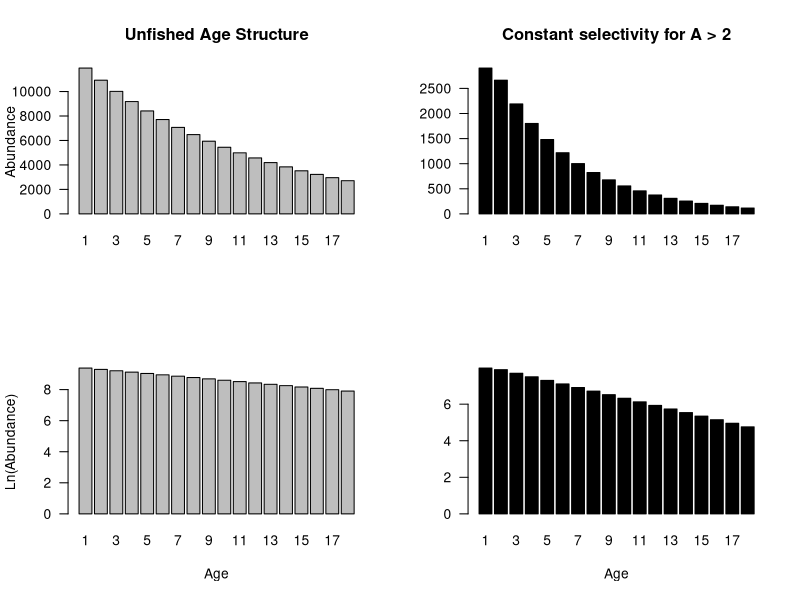
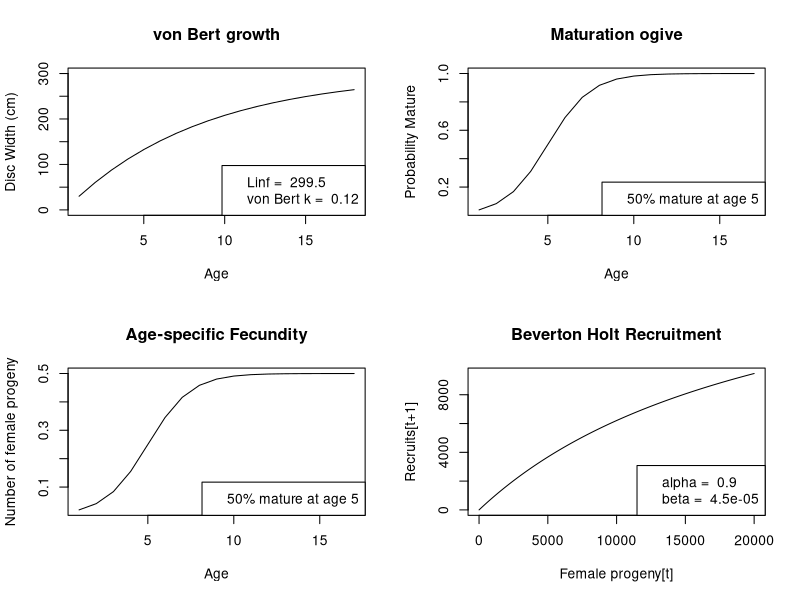

These charts were generated, in order, by the following R code:
##Author: Holly K. Kindsvater, 2016

    
#Model parameters:
Npop=100  #initial pop size (not important)
Tmax=500 #max years
Tfishing=200 #start fishing
Trecovery=400 #stop fishing 
  
    #Life history parameters      	
   recruitsize=30
    Amax=18 #max age
 	amat=5 #age at maturation - this varies depending on the matration function chosen
	Linf=299.5 #max size
	 fishingsize = .75*Linf #size-selective fishery threshold size 
        
       k=.12   # Growth function param	 	 
	   v = 50 #mass-at-size coef
	    wexp = 3  #mass-at-size exp
	    h=1 #sperm fertilization effectiveness
 	    N0 = 20000       
  	    alpha = .9  	
  	    q=.8 #maturation ogive steepness (1 = very steep)
  
   mu_f=0.109 #fishing mortality
     natmort=0.087
 
      
    
    #set up vectors and matrices
pmat=rep(0, Amax) 
select=rep(0, Amax)
pups=rep(0, Amax)
mu=rep(0, Amax)
N=matrix(nrow=Amax, ncol=Tmax, data=0)
 
W=matrix(nrow=Amax, ncol=1, data=1)
L=matrix(nrow=Amax, ncol=1, data=1)
mu=matrix(nrow=Amax, ncol=1, data=0)
E=matrix(nrow=Amax, ncol=Tmax, data=0)
S=matrix(nrow=1, ncol=Tmax, data=0)
P=matrix(nrow=1, ncol=Tmax)
B=matrix(nrow=1, ncol=Tmax)
 
 
  
 N[, 1]=Npop #initial population size
L[1]=recruitsize #larval size at recruitment (birth)
   
#First: Define the age-specific growth, mortality, and maturation function
  
  	for (a in 1:(Amax-1)) {
  	
  	
	#GROWTH 		 
	L[a+1]= Linf*(1-exp(-k)) + (L[a])*exp(-k) #length at age
     W[a]= v*L[a]^wexp #weight at age
     
  
	# AGE-DEP MATURATION:
       pmat[a]= 1/(1+exp(-q*(a-amat))) 
           
     
 	#FISHING SELECTIVITY # knife edge after age 2
      select[a] = ifelse(a < 2, 0, 1)     
           
 	#FECUNDITY
       pups[a] = 0.5  #mobulid fecundity is on average 1 female per year
       
    #MORTALITY
       mu[a] = natmort #could vary with age but assumed constant here
 
   } #end 1st age loop
 
 #With these age specific functions, simulate pop dynamics through time       
 for(t in 1:(Tmax-1)) {
	 
   
	E[,t]=N[, t]*pmat*pups  #assuming reproduction occurs between 1 t and the next
 
	P[t]= sum(E[,t])  #assuming fertilization is 100%, this is the year class of progeny produced in year t
  
  	beta= (alpha*P[t]-1)/(N0*P[t])  #derive the recruitment function from the slope near the origin
    
 	N[1,t+1]= alpha*P[t]/(1+beta*P[t]) #this is the recruit class that enters in the next time step.. 
 
     for (age in 1:(Amax-1)) { #now calculate age-specific probability of fishing mortality
      
   Fishing= if (Tfishing < t & Trecovery > t) {
   				Fishing = select[age]*mu_f } else {
   				Fishing = 0
                     }
    
 		N[age+1,t+1] = N[age, t]*exp(-mu[age]-Fishing) #numbers in each age class in the next time step 
 		#assuming mortality happens after spawning

 		B[t]=sum(N[,t]*W) #biomass
  			
   		 } #end second age loop
    
   
       } #end t loop
 
 
 
 steadystate=N[,Tmax]
 fishedsteady=N[ ,Trecovery -2]
   
quartz()
par(mfrow=c(2, 2),  las=1)
 
barplot(steadystate, names.arg=c(1:Amax ), main="Unfished Age Structure", ylab="Abundance" )
barplot(fishedsteady, names.arg=c(1:Amax), col=1, main="Constant selectivity for A > 2") 

barplot(log(steadystate), names.arg=c(1:Amax), ylab="Ln(Abundance)", xlab="Age")
barplot(log(fishedsteady), names.arg=c(1:Amax), col=1, xlab="Age") 

######Plot life history functions and population dynamics 
 quartz()
 par(mfrow=c(2,2))
   plot(1:Amax, L, type="l", main="von Bert growth", ylab="Disc Width (cm)", xlab="Age", ylim=c(0, 300)) #growth curve
    legend("bottomright", legend=c( paste("Linf = ", Linf), paste("von Bert k = ", k)))

  
plot(1:(Amax-1), pmat[-Amax], type="l", main="Maturation ogive", ylab = "Probability Mature", xlab="Age")
 legend("bottomright", legend=c(paste("50% mature at age", amat)))
 plot(1:(Amax-1), pups[-Amax]*pmat[-Amax], type="l", main="Age-specific Fecundity", ylab="Number of female progeny", xlab= "Age")
    legend("bottomright", legend=c(paste("50% mature at age", amat)))

   
  P_= 1:N0
  R=alpha*P_/(1+beta*P_)
   plot(P_, R, type="l", main="Beverton Holt Recruitment", xlab="Female progeny[t]", ylab="Recruits[t+1]")
    legend("bottomright", legend=c(paste("alpha = ", round(alpha,6)), paste("beta = ", round(beta, 6))))


     # plot(1:Tmax, colSums(N), type="l", lwd=1.5, main="Population Dynamics", ylab="Population Size", xlab="Time")
   # # plot(sums[1:(Tmax-1)], N[amat,2:Tmax], main="Stock Recruitment Curve", xlab="Spawners", ylab="1st time spawners", type="l", lwd=1.5)
   
   
   
  
       